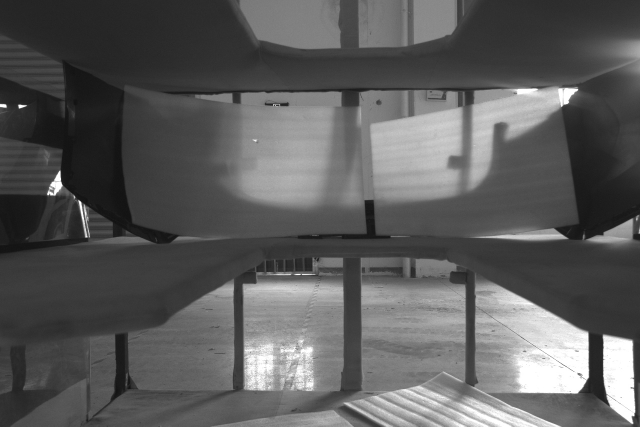
#> input picture audit/recent_foam_input.jpg, 1280 x 853 px (shown at 1/2 size); its folder holds only this picture in this run
$ python -i foam_inspector.py   (imports and definitions only)   (older library calls are emulated)
#> lines starting #> are read from the running program, lines starting #| are printed output that depends on the picture; after the words box and inside, x2 and y2 are one past the last pixel; in counts of white or black regions, pixels touching at a corner belong together
#> further down, picture is the input picture: shape (853, 1280, 3); min 14, max 255, mean 92
"""泡棉贴附检测算法（2D 检测相机）。

检测场景
--------
- 检测对象：汽车保险杠表面贴附的**白色泡棉**
- 相机类型：海康 MV-CS050-10GC（500万像素，10GigE），固定俯视安装
- 触发方式：装箱机器人完成泡棉贴附动作后，由 PLC 触发拍照

判定规则
--------
泡棉覆盖率必须 ≥ 8% 才判定为合格（根据实际生产场景调整）：
  - 泡棉存在且覆盖率达标  → is_present=True, is_passed=True
  - 位置对齐  → is_aligned=True
  - 边缘起翘  → has_lifted_edge=False
泡棉缺失或覆盖率不足 → 三项全 NG，is_passed=False，触发报警。

注意：默认阈值8%已针对大ROI场景优化。如果你的场景中泡棉应该覆盖更大区域，
可以在配方中调整 coverage_threshold 参数。
"""
from pathlib import Path

import cv2
import numpy as np
from django.conf import settings
from django.db import models

from . import image_io
from .. import foam_archive


FOAM_MASK_ALGORITHM_VERSION = 'neutral-anchor-v2'


class StandardMaskConfigurationError(ValueError):
    """Raised when a configured foam template cannot be used safely."""


def generate_foam_mask(roi_image, cfg=None):
    """Generate a binary foam mask for a single ROI.

    The detector still uses traditional OpenCV thresholding. Downstream
    metrics use this mask directly instead of the contour bounding rectangle.
    """
    cfg = cfg or {}
    roi_img = roi_image.copy()

    if cfg.get('denoise', False):
        roi_img = cv2.fastNlMeansDenoisingColored(roi_img, None, 10, 10, 7, 21)

    if cfg.get('use_clahe', False):
        lab_temp = cv2.cvtColor(roi_img, cv2.COLOR_BGR2LAB)
        l_channel, a_channel, b_channel = cv2.split(lab_temp)
        clahe = cv2.createCLAHE(clipLimit=2.5, tileGridSize=(8, 8))
        l_channel = clahe.apply(l_channel)
        roi_img = cv2.cvtColor(cv2.merge([l_channel, a_channel, b_channel]), cv2.COLOR_LAB2BGR)

    hsv = cv2.cvtColor(roi_img, cv2.COLOR_BGR2HSV)
#> hsv: shape (853, 1280, 3); mean H, S, V 0, 0, 92
    saturation = hsv[:, :, 1]
#> saturation: shape (853, 1280); every value is 0
    value = hsv[:, :, 2]
    roi_height, roi_width = value.shape
#> roi_height = 853; roi_width = 1280
    roi_area = max(roi_height * roi_width, 1)
#> roi_area = 1091840

    def odd_kernel_size(requested):
        min_dimension = min(roi_height, roi_width)
        if min_dimension < 3:
            return 1
        size = max(3, min(int(requested), min_dimension))
        return size if size % 2 == 1 else size - 1

    # 先使用“非过曝的中性亮色”寻找泡棉主体。旧逻辑把 LAB、OTSU、
    # 固定阈值和自适应阈值全部做 OR，会把过曝背景直接扩成整个 ROI。
    seed_max_s = int(cfg.get('foam_seed_max_s', 70))
    seed_min_v = int(cfg.get('foam_seed_min_v', 110))
    seed_max_v = int(cfg.get('foam_seed_max_v', 248))
    seed = cv2.inRange(
        hsv,
        (0, 0, max(0, seed_min_v)),
        (180, min(255, seed_max_s), min(254, seed_max_v)),
    )
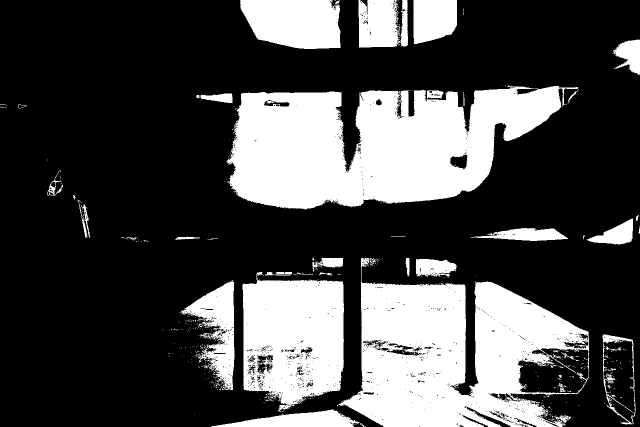
#> seed: shape (853, 1280) (shown at 1/2 size); 29.2% white; 643 white regions (591 under 20 px), largest, box (x1, y1, x2, y2) and area: (453, 171, 1157, 419) 114480, (677, 516, 1179, 853) 96219, (485, 544, 688, 824) 43846

    seed_open_size = odd_kernel_size(cfg.get('foam_seed_open_size', 7))
#> seed_open_size = 7
    seed_close_size = odd_kernel_size(cfg.get('foam_seed_close_size', 21))
#> seed_close_size = 21
    if seed_open_size > 1:
        seed = cv2.morphologyEx(
            seed,
            cv2.MORPH_OPEN,
            cv2.getStructuringElement(cv2.MORPH_ELLIPSE, (seed_open_size, seed_open_size)),
        )
#> seed: shape (853, 1280); 27.5% white; 30 white regions, largest, box (x1, y1, x2, y2) and area: (459, 172, 1122, 419) 112212, (686, 563, 1176, 853) 91294, (485, 560, 688, 810) 40351
    if seed_close_size > 1:
        seed = cv2.morphologyEx(
            seed,
            cv2.MORPH_CLOSE,
            cv2.getStructuringElement(cv2.MORPH_ELLIPSE, (seed_close_size, seed_close_size)),
            iterations=2,
        )
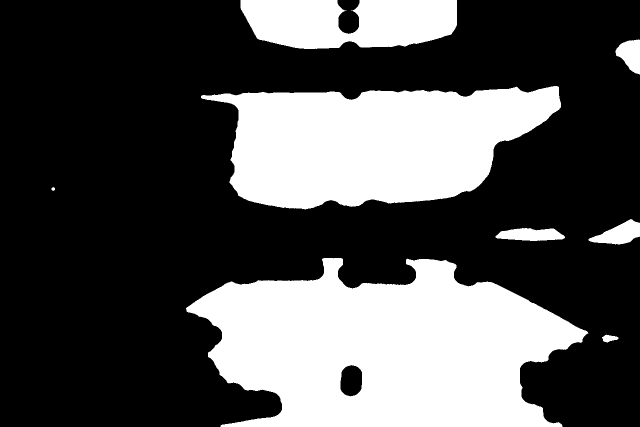
#> seed: shape (853, 1280) (shown at 1/2 size); 32.1% white; 8 white regions, largest, box (x1, y1, x2, y2) and area: (372, 516, 1177, 853) 183833, (402, 172, 1122, 419) 123638, (481, 0, 914, 98) 34627

    component_count, seed_labels, seed_stats, seed_centroids = cv2.connectedComponentsWithStats(seed)
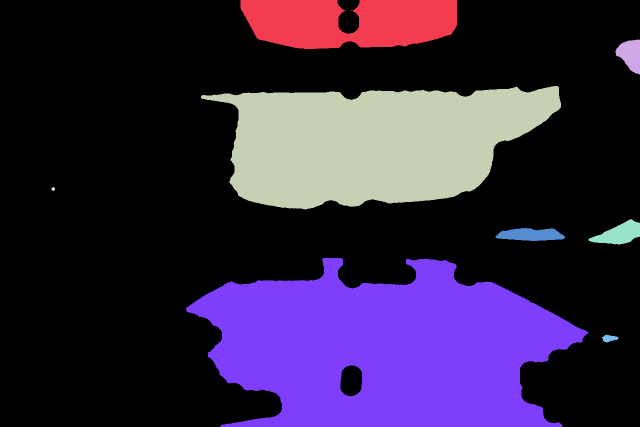
#> seed_labels: shape (853, 1280) int32 (shown at 1/2 size); 9 distinct labels, from 0 to 8; one colour per label, 0 black
#> component_count = 9; seed_stats = [[0, 0, 1280, 853, 741506], [481, 0, 433, 98, 34627], [1231, 79, 49, 70, 2277], [402, 172, 720, 247, 123638], [103, 374, 7, 8, 40], [1177, 438, 103, 51, 2911], [991, 456, 139, 26, 2683], [372, 516, 805, 337, 183833], [1204, 669, 33, 16, 325]]; seed_centroids = [[580.4, 400.5], [700, 44.23], [1260.7, 108.9], [748.2, 286.1], [106, 377.5], [1238.6, 467.5], [1061.1, 469.2], [769.1, 697.2], [1218.5, 676.4]]
    min_anchor_area = max(16, int(round(roi_area * float(cfg.get('foam_anchor_min_area_ratio', 0.01)))))
#> min_anchor_area = 10918
    min_anchor_width = max(3, int(round(roi_width * float(cfg.get('foam_anchor_min_width_ratio', 0.20)))))
#> min_anchor_width = 256
    min_anchor_y = roi_height * float(cfg.get('foam_anchor_min_centroid_y_ratio', 0.15))
#> min_anchor_y = 127.9
    anchors = [
        index for index in range(1, component_count)
        if seed_stats[index, cv2.CC_STAT_AREA] >= min_anchor_area
        and seed_stats[index, cv2.CC_STAT_WIDTH] >= min_anchor_width
        and seed_centroids[index][1] >= min_anchor_y
    ]
#> anchors = [3, 7]
    if not anchors:
        anchors = [
            index for index in range(1, component_count)
            if seed_stats[index, cv2.CC_STAT_AREA] >= min_anchor_area
        ]

    anchor_index = max(
        anchors,
        key=lambda index: seed_stats[index, cv2.CC_STAT_AREA],
        default=None,
    )
#> anchor_index = 7

    # 在主体所在的水平带内，用稍宽松阈值补回泡棉的过曝高光部分。
    # 这样不会把主体上方同样为白色的车间背景一起染红。
    foam_max_s = int(cfg.get('foam_max_s', 80))
    foam_min_v = int(cfg.get('foam_min_v', 140))
    candidate = cv2.inRange(
        hsv,
        (0, 0, max(0, foam_min_v)),
        (180, min(255, foam_max_s), 255),
    )
#> candidate: shape (853, 1280); 18.8% white; 1035 white regions (991 under 20 px), largest, box (x1, y1, x2, y2) and area: (702, 567, 1178, 853) 57027, (486, 564, 687, 783) 31967, (740, 183, 926, 397) 29398

    anchor_mask = None
    if anchor_index is not None:
        anchor_mask = (seed_labels == anchor_index).astype(np.uint8) * 255
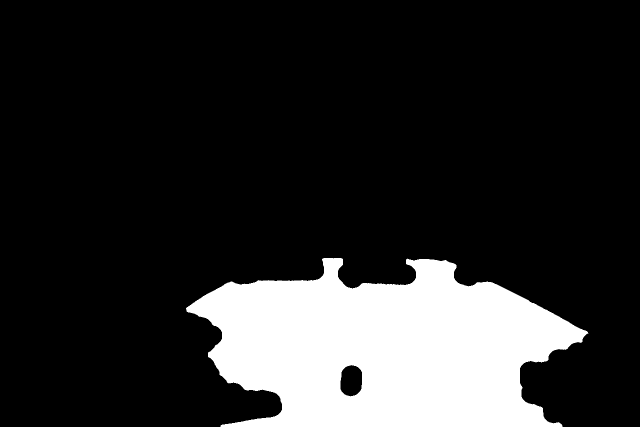
#> anchor_mask: shape (853, 1280) (shown at 1/2 size); 16.8% white; 1 white region, box (x1, y1, x2, y2) and area: (372, 516, 1177, 853) 183833
        anchor_x, anchor_y, anchor_w, anchor_h = seed_stats[anchor_index, :4]
#> anchor_x = 372; anchor_y = 516; anchor_w = 805; anchor_h = 337
        pad_y = max(2, int(round(roi_height * float(cfg.get('foam_anchor_band_padding_ratio', 0.02)))))
#> pad_y = 17
        search_band = np.zeros_like(candidate)
        band_top = max(0, int(anchor_y) - pad_y)
#> band_top = 499
        band_bottom = min(roi_height, int(anchor_y + anchor_h) + max(2, pad_y // 3))
#> band_bottom = 853
        search_band[band_top:band_bottom, :] = 255
        candidate = cv2.bitwise_and(candidate, search_band)
#> candidate: shape (853, 1280); 11.1% white; 572 white regions (548 under 20 px), largest, box (x1, y1, x2, y2) and area: (702, 567, 1178, 853) 57027, (486, 564, 687, 783) 31967, (723, 569, 931, 689) 16805

    close_size = odd_kernel_size(cfg.get('foam_close_size', 15))
#> close_size = 15
    open_size = odd_kernel_size(cfg.get('foam_open_size', 5))
#> open_size = 5
    if close_size > 1:
        candidate = cv2.morphologyEx(
            candidate,
            cv2.MORPH_CLOSE,
            cv2.getStructuringElement(cv2.MORPH_ELLIPSE, (close_size, close_size)),
            iterations=2,
        )
#> candidate: shape (853, 1280); 14.4% white; 14 white regions (10 under 20 px), largest, box (x1, y1, x2, y2) and area: (483, 567, 1187, 853) 100548, (401, 527, 687, 784) 44908, (1197, 669, 1280, 853) 11236, (726, 706, 748, 721) 138
    if open_size > 1:
        candidate = cv2.morphologyEx(
            candidate,
            cv2.MORPH_OPEN,
            cv2.getStructuringElement(cv2.MORPH_ELLIPSE, (open_size, open_size)),
        )
#> candidate: shape (853, 1280); 14.3% white; 5 white regions, box (x1, y1, x2, y2) and area: (483, 567, 1183, 853) 100489, (403, 539, 687, 783) 44740, (1201, 669, 1280, 853) 11228, (727, 709, 744, 720) 117, (626, 530, 631, 536) 22

    if anchor_mask is None:
        # 没有可靠主体时保留最大亮色连通域，让纯白色的测试样件仍可被识别；
        # 全 ROI 过曝会在模板示教阶段被饱和面积保护拒绝。
        count, labels, stats, _ = cv2.connectedComponentsWithStats(candidate)
        if count <= 1:
            return candidate
        largest = 1 + int(np.argmax(stats[1:, cv2.CC_STAT_AREA]))
        return (labels == largest).astype(np.uint8) * 255

    # 只保留与可靠泡棉主体相交的连通域，滤掉同一水平带内的孤立反光。
    count, labels, _, _ = cv2.connectedComponentsWithStats(candidate)
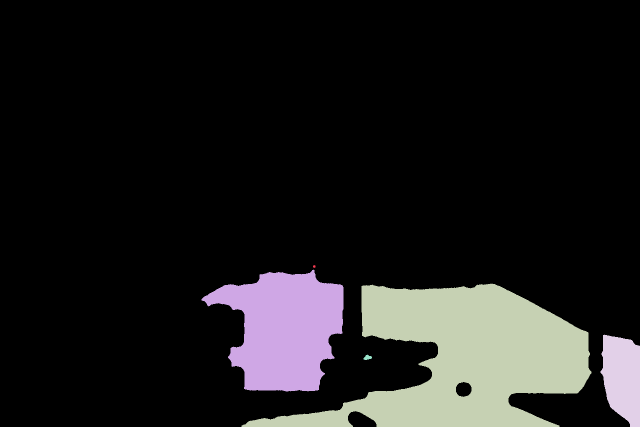
#> labels: shape (853, 1280) int32 (shown at 1/2 size); 6 distinct labels, from 0 to 5; one colour per label, 0 black
#> count = 6
    mask = np.zeros_like(candidate)
    anchor_pixels = anchor_mask > 0
    for index in range(1, count):
        component = labels == index
        if np.any(component & anchor_pixels):
            mask[component] = 255
#> this loop made 5 passes
#> pass 1, in generate_foam_mask, `component = labels == index`:
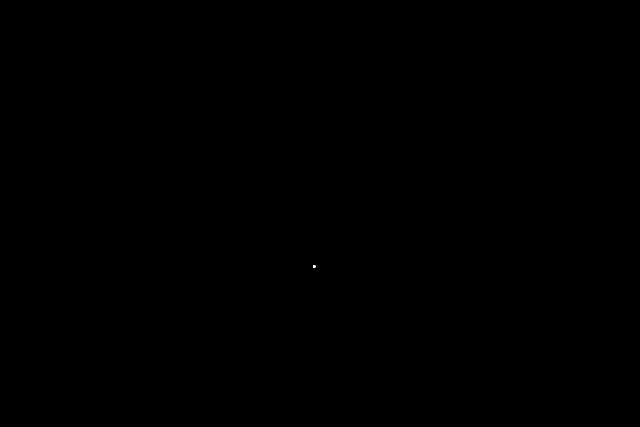
#> component: shape (853, 1280) bool (shown at 1/2 size); 0% white; 1 white region, box (x1, y1, x2, y2) and area: (626, 530, 631, 536) 22
#> after the loop:
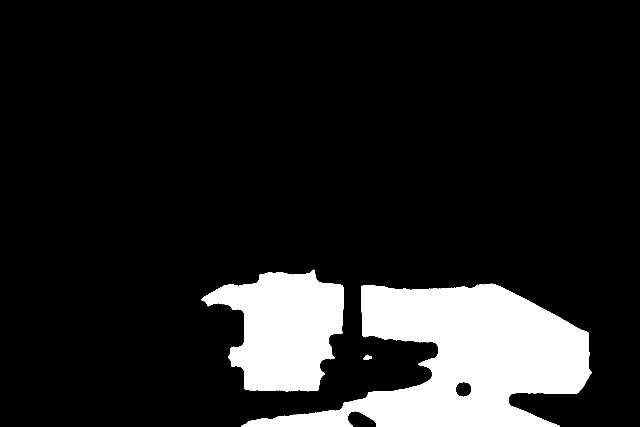
#> mask: shape (853, 1280) (shown at 1/2 size); 13.3% white; 3 white regions, box (x1, y1, x2, y2) and area: (483, 567, 1183, 853) 100489, (403, 539, 687, 783) 44740, (727, 709, 744, 720) 117
    return mask


# [991 lines left out: functions compute_mask_centroid, compute_iou, compute_coverage_ratio, compute_physical_offset, _offsets_mm, _resolve_side_roi_config and 12 more, not called in this run]


class FoamDefectType(models.TextChoices):
    """泡棉缺陷分类。"""
    NONE = 'NONE', '无缺陷'
    MISSING = 'MISSING', '泡棉缺失/漏贴'
    MISALIGNED = 'MISALIGNED', '位置偏移'
    LIFTED_EDGE = 'LIFTED_EDGE', '边缘起翘'


class FoamInspector:
    """工位固定式2D相机泡棉贴附质量检测。

    用于装箱机器人完成泡棉贴附后的质量校验，检测漏贴、偏移、起翘等缺陷。
    """

    # [288 lines left out: functions __init__, inspect, _build_result, not called in this run]

>>> import cv2
>>> picture = cv2.imread('../../../audit/recent_foam_input.jpg')
>>> result = generate_foam_mask(picture)
